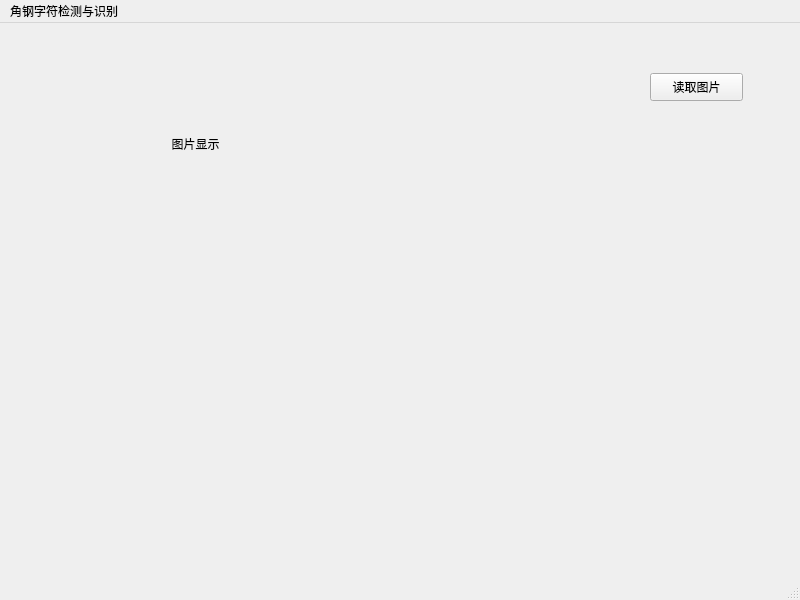
<?xml version="1.0" encoding="UTF-8"?>
<ui version="4.0">
 <class>MainWindow</class>
 <widget class="QMainWindow" name="MainWindow">
  <property name="geometry">
   <rect>
    <x>0</x>
    <y>0</y>
    <width>800</width>
    <height>600</height>
   </rect>
  </property>
  <property name="windowTitle">
   <string>MainWindow</string>
  </property>
  <widget class="QWidget" name="centralwidget">
   <widget class="QPushButton" name="pushButton">
    <property name="geometry">
     <rect>
      <x>650</x>
      <y>50</y>
      <width>93</width>
      <height>28</height>
     </rect>
    </property>
    <property name="text">
     <string>读取图片</string>
    </property>
   </widget>
   <widget class="QWidget" name="widget" native="true">
    <property name="geometry">
     <rect>
      <x>0</x>
      <y>0</y>
      <width>401</width>
      <height>251</height>
     </rect>
    </property>
    <widget class="QLabel" name="label">
     <property name="geometry">
      <rect>
       <x>0</x>
       <y>0</y>
       <width>391</width>
       <height>241</height>
      </rect>
     </property>
     <property name="lineWidth">
      <number>4</number>
     </property>
     <property name="text">
      <string>图片显示</string>
     </property>
     <property name="scaledContents">
      <bool>false</bool>
     </property>
     <property name="alignment">
      <set>Qt::AlignCenter</set>
     </property>
     <property name="margin">
      <number>2</number>
     </property>
     <property name="openExternalLinks">
      <bool>false</bool>
     </property>
     <property name="textInteractionFlags">
      <set>Qt::LinksAccessibleByMouse</set>
     </property>
    </widget>
   </widget>
   <widget class="QWidget" name="widget_2" native="true">
    <property name="geometry">
     <rect>
      <x>0</x>
      <y>280</y>
      <width>401</width>
      <height>271</height>
     </rect>
    </property>
   </widget>
  </widget>
  <widget class="QMenuBar" name="menubar">
   <property name="geometry">
    <rect>
     <x>0</x>
     <y>0</y>
     <width>800</width>
     <height>26</height>
    </rect>
   </property>
   <widget class="QMenu" name="menu">
    <property name="title">
     <string>角钢字符检测与识别</string>
    </property>
   </widget>
   <addaction name="menu"/>
  </widget>
  <widget class="QStatusBar" name="statusbar"/>
 </widget>
 <resources/>
 <connections/>
</ui>
